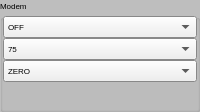
       <widget class="QGroupBox" name="groupBoxModem">
        <property name="sizePolicy">
         <sizepolicy hsizetype="Preferred" vsizetype="Preferred">
          <horstretch>0</horstretch>
          <verstretch>0</verstretch>
         </sizepolicy>
        </property>
        <property name="palette">
         <palette>
          <active>
           <colorrole role="Base">
            <brush brushstyle="SolidPattern">
             <color alpha="255">
              <red>255</red>
              <green>255</green>
              <blue>255</blue>
             </color>
            </brush>
           </colorrole>
           <colorrole role="Window">
            <brush brushstyle="SolidPattern">
             <color alpha="255">
              <red>190</red>
              <green>190</green>
              <blue>190</blue>
             </color>
            </brush>
           </colorrole>
          </active>
          <inactive>
           <colorrole role="Base">
            <brush brushstyle="SolidPattern">
             <color alpha="255">
              <red>255</red>
              <green>255</green>
              <blue>255</blue>
             </color>
            </brush>
           </colorrole>
           <colorrole role="Window">
            <brush brushstyle="SolidPattern">
             <color alpha="255">
              <red>190</red>
              <green>190</green>
              <blue>190</blue>
             </color>
            </brush>
           </colorrole>
          </inactive>
          <disabled>
           <colorrole role="Base">
            <brush brushstyle="SolidPattern">
             <color alpha="255">
              <red>190</red>
              <green>190</green>
              <blue>190</blue>
             </color>
            </brush>
           </colorrole>
           <colorrole role="Window">
            <brush brushstyle="SolidPattern">
             <color alpha="255">
              <red>190</red>
              <green>190</green>
              <blue>190</blue>
             </color>
            </brush>
           </colorrole>
          </disabled>
         </palette>
        </property>
        <property name="font">
         <font>
          <pointsize>6</pointsize>
         </font>
        </property>
        <property name="autoFillBackground">
         <bool>true</bool>
        </property>
        <property name="title">
         <string>Modem</string>
        </property>
        <property name="flat">
         <bool>false</bool>
        </property>
        <layout class="QVBoxLayout" name="verticalLayout_2">
         <property name="spacing">
          <number>0</number>
         </property>
         <property name="sizeConstraint">
          <enum>QLayout::SetMinimumSize</enum>
         </property>
         <property name="leftMargin">
          <number>0</number>
         </property>
         <property name="topMargin">
          <number>0</number>
         </property>
         <property name="rightMargin">
          <number>0</number>
         </property>
         <property name="bottomMargin">
          <number>0</number>
         </property>
         <item>
          <widget class="QComboBox" name="comboBoxSelectModemMode">
           <property name="sizePolicy">
            <sizepolicy hsizetype="Preferred" vsizetype="Minimum">
             <horstretch>0</horstretch>
             <verstretch>0</verstretch>
            </sizepolicy>
           </property>
           <property name="toolTip">
            <string>Set the modem waveform</string>
           </property>
           <item>
            <property name="text">
             <string>OFF</string>
            </property>
           </item>
           <item>
            <property name="text">
             <string>FSK</string>
            </property>
           </item>
           <item>
            <property name="text">
             <string>4285C</string>
            </property>
           </item>
           <item>
            <property name="text">
             <string>4285U</string>
            </property>
           </item>
           <item>
            <property name="text">
             <string>ARQ</string>
            </property>
           </item>
           <item>
            <property name="text">
             <string>SERIAL</string>
            </property>
           </item>
           <item>
            <property name="text">
             <string>39TONE</string>
            </property>
           </item>
           <item>
            <property name="text">
             <string>EXTARQ</string>
            </property>
           </item>
           <item>
            <property name="text">
             <string>EXTERNAL</string>
            </property>
           </item>
           <item>
            <property name="text">
             <string>AUTO</string>
            </property>
           </item>
           <item>
            <property name="text">
             <string>WBFSK</string>
            </property>
           </item>
           <item>
            <property name="text">
             <string>64K</string>
            </property>
           </item>
           <item>
            <property name="text">
             <string>XDL</string>
            </property>
           </item>
           <item>
            <property name="text">
             <string>HFNET</string>
            </property>
           </item>
           <item>
            <property name="text">
             <string>ANDVTHF</string>
            </property>
           </item>
           <item>
            <property name="text">
             <string>MIL110B</string>
            </property>
           </item>
          </widget>
         </item>
         <item>
          <widget class="QComboBox" name="comboBoxSelectModemBaud">
           <property name="enabled">
            <bool>true</bool>
           </property>
           <property name="sizePolicy">
            <sizepolicy hsizetype="Preferred" vsizetype="Minimum">
             <horstretch>0</horstretch>
             <verstretch>0</verstretch>
            </sizepolicy>
           </property>
           <property name="minimumSize">
            <size>
             <width>0</width>
             <height>20</height>
            </size>
           </property>
           <property name="toolTip">
            <string>Set Modem speed</string>
           </property>
           <property name="insertPolicy">
            <enum>QComboBox::InsertAlphabetically</enum>
           </property>
           <item>
            <property name="text">
             <string>75</string>
            </property>
           </item>
           <item>
            <property name="text">
             <string>150</string>
            </property>
           </item>
           <item>
            <property name="text">
             <string>300</string>
            </property>
           </item>
           <item>
            <property name="text">
             <string>600</string>
            </property>
           </item>
           <item>
            <property name="text">
             <string>1200</string>
            </property>
           </item>
           <item>
            <property name="text">
             <string>2400</string>
            </property>
           </item>
           <item>
            <property name="text">
             <string>3200</string>
            </property>
           </item>
           <item>
            <property name="text">
             <string>3600</string>
            </property>
           </item>
           <item>
            <property name="text">
             <string>4800</string>
            </property>
           </item>
           <item>
            <property name="text">
             <string>6400</string>
            </property>
           </item>
           <item>
            <property name="text">
             <string>8000</string>
            </property>
           </item>
           <item>
            <property name="text">
             <string>9600</string>
            </property>
           </item>
           <item>
            <property name="text">
             <string>16000</string>
            </property>
           </item>
           <item>
            <property name="text">
             <string>12800</string>
            </property>
           </item>
          </widget>
         </item>
         <item>
          <widget class="QComboBox" name="comboBoxSelectModemInterleave">
           <property name="enabled">
            <bool>true</bool>
           </property>
           <property name="sizePolicy">
            <sizepolicy hsizetype="Preferred" vsizetype="Minimum">
             <horstretch>0</horstretch>
             <verstretch>0</verstretch>
            </sizepolicy>
           </property>
           <property name="minimumSize">
            <size>
             <width>0</width>
             <height>20</height>
            </size>
           </property>
           <property name="toolTip">
            <string>Set Modem interleave</string>
           </property>
           <property name="insertPolicy">
            <enum>QComboBox::InsertAlphabetically</enum>
           </property>
           <item>
            <property name="text">
             <string>ZERO</string>
            </property>
           </item>
           <item>
            <property name="text">
             <string>SHORT</string>
            </property>
           </item>
           <item>
            <property name="text">
             <string>ALTSHORT</string>
            </property>
           </item>
           <item>
            <property name="text">
             <string>ALTLONG</string>
            </property>
           </item>
           <item>
            <property name="text">
             <string>LONG</string>
            </property>
           </item>
           <item>
            <property name="text">
             <string>NONE</string>
            </property>
           </item>
           <item>
            <property name="text">
             <string>ULTRASHORT</string>
            </property>
           </item>
           <item>
            <property name="text">
             <string>VERYSHORT</string>
            </property>
           </item>
           <item>
            <property name="text">
             <string>MEDIUM</string>
            </property>
           </item>
           <item>
            <property name="text">
             <string>VERYLONG</string>
            </property>
           </item>
          </widget>
         </item>
         <item>
          <spacer name="verticalSpacer_4">
           <property name="orientation">
            <enum>Qt::Vertical</enum>
           </property>
           <property name="sizeHint" stdset="0">
            <size>
             <width>17</width>
             <height>27</height>
            </size>
           </property>
          </spacer>
         </item>
        </layout>
       </widget>
